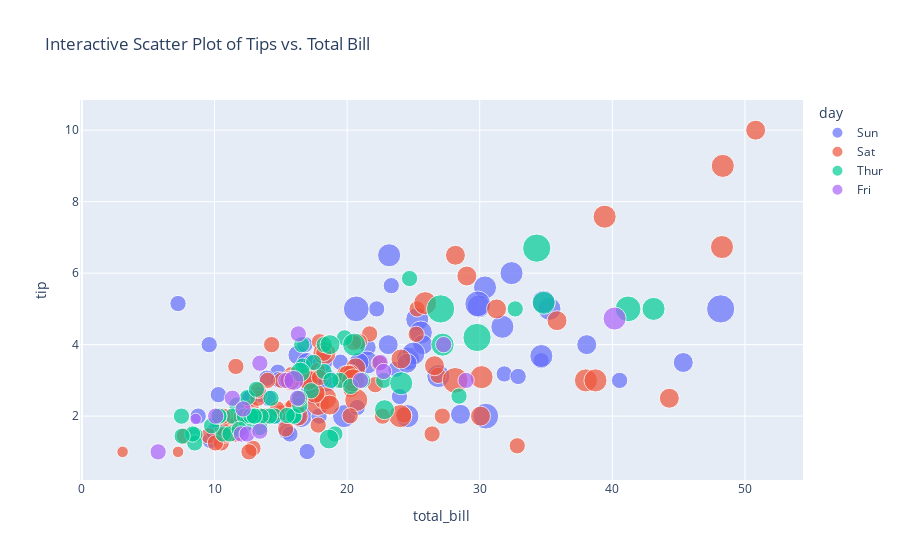

This figure's notebook cell:
### Markdown cell above
**Interactive Visualization with Plotly**

### Code cell
import plotly.express as px

# Example 4: Interactive Scatter Plot with Plotly

# Colors points based on the day of the week
# Varies the size of points based on another variable
fig = px.scatter(df, x='total_bill', y='tip', color='day', size='size',
                 title='Interactive Scatter Plot of Tips vs. Total Bill')
fig.show()

### Figure 1 — Plotly figure (JSON) as saved in the notebook; plotly's stock layout.template omitted (floating-point values rounded to 4 significant figures)
{"data": [{"hovertemplate": "day=Sun<br>total_bill=%{x}<br>tip=%{y}<br>size=%{marker.size}<extra></extra>", "legendgroup": "Sun", "marker": {"color": "#636efa", "size": [2, 3, 3, 2, 4, 4, 2, 4, 2, 2, 2, 4, 2, 4, 2, 2, 3, 3, 3, 2, 2, 2, 4, 2, 2, 4, 3, 2, 2, 2, 4, 2, 4, 2, 3, 2, 3, 2, 4, 2, 2, 3, 4, 4, 5, 6, 4, 2, 4, 4, 2, 3, 2, 2, 3, 2, 4, 2, 2, 2, 2, 2, 2, 2, 2, 4, 2, 3, 4, 2, 5, 3, 5, 3, 3, 2], "sizemode": "area", "sizeref": 0.015, "symbol": "circle"}, "mode": "markers", "name": "Sun", "orientation": "v", "showlegend": true, "type": "scatter", "x": [16.99, 10.34, 21.01, 23.68, 24.59, 25.29, 8.77, 26.88, 15.04, 14.78, 10.27, 35.26, 15.42, 18.43, 14.83, 21.58, 10.33, 16.29, 16.97, 17.46, 13.94, 9.68, 30.4, 18.29, 22.23, 32.4, 28.55, 18.04, 12.54, 10.29, 34.81, 9.94, 25.56, 19.49, 38.07, 23.95, 25.71, 17.31, 29.93, 14.07, 13.13, 17.26, 24.55, 19.77, 29.85, 48.17, 25, 13.39, 16.49, 21.5, 12.66, 16.21, 13.81, 17.51, 24.52, 20.76, 31.71, 7.25, 31.85, 16.82, 32.9, 17.89, 14.48, 9.6, 34.63, 34.65, 23.33, 45.35, 23.17, 40.55, 20.69, 20.9, 30.46, 18.15, 23.1, 15.69], "xaxis": "x", "y": [1.01, 1.66, 3.5, 3.31, 3.61, 4.71, 2, 3.12, 1.96, 3.23, 1.71, 5, 1.57, 3, 3.02, 3.92, 1.67, 3.71, 3.5, 2.54, 3.06, 1.32, 5.6, 3, 5, 6, 2.05, 3, 2.5, 2.6, 5.2, 1.56, 4.34, 3.51, 4, 2.55, 4, 3.5, 5.07, 2.5, 2, 2.74, 2, 2, 5.14, 5, 3.75, 2.61, 2, 3.5, 2.5, 2, 2, 3, 3.48, 2.24, 4.5, 5.15, 3.18, 4, 3.11, 2, 2, 4, 3.55, 3.68, 5.65, 3.5, 6.5, 3, 5, 3.5, 2, 3.5, 4, 1.5], "yaxis": "y"}, {"hovertemplate": "day=Sat<br>total_bill=%{x}<br>tip=%{y}<br>size=%{marker.size}<extra></extra>", "legendgroup": "Sat", "marker": {"color": "#EF553B", "size": [3, 2, 2, 2, 4, 2, 4, 2, 2, 2, 2, 2, 4, 2, 4, 2, 3, 3, 3, 3, 3, 3, 4, 2, 2, 4, 2, 2, 2, 4, 3, 3, 2, 1, 2, 2, 2, 3, 2, 2, 2, 2, 2, 3, 2, 2, 2, 2, 2, 2, 2, 2, 1, 2, 2, 3, 2, 3, 4, 2, 2, 3, 4, 4, 2, 3, 2, 5, 2, 2, 4, 4, 2, 2, 4, 3, 2, 2, 2, 2, 2, 2, 3, 3, 2, 2, 2], "sizemode": "area", "sizeref": 0.015, "symbol": "circle"}, "mode": "markers", "name": "Sat", "orientation": "v", "showlegend": true, "type": "scatter", "x": [20.65, 17.92, 20.29, 15.77, 39.42, 19.82, 17.81, 13.37, 12.69, 21.7, 19.65, 9.55, 18.35, 15.06, 20.69, 17.78, 24.06, 16.31, 16.93, 18.69, 31.27, 16.04, 38.01, 26.41, 11.24, 48.27, 20.29, 13.81, 11.02, 18.29, 17.59, 20.08, 16.45, 3.07, 20.23, 15.01, 12.02, 17.07, 26.86, 25.28, 14.73, 10.51, 17.92, 44.3, 22.42, 20.92, 15.36, 20.49, 25.21, 18.24, 14.31, 14, 7.25, 10.59, 10.63, 50.81, 15.81, 26.59, 38.73, 24.27, 12.76, 30.06, 25.89, 48.33, 13.27, 28.17, 12.9, 28.15, 11.59, 7.74, 30.14, 20.45, 13.28, 22.12, 24.01, 15.69, 11.61, 10.77, 15.53, 10.07, 12.6, 32.83, 35.83, 29.03, 27.18, 22.67, 17.82], "xaxis": "x", "y": [3.35, 4.08, 2.75, 2.23, 7.58, 3.18, 2.34, 2, 2, 4.3, 3, 1.45, 2.5, 3, 2.45, 3.27, 3.6, 2, 3.07, 2.31, 5, 2.24, 3, 1.5, 1.76, 6.73, 3.21, 2, 1.98, 3.76, 2.64, 3.15, 2.47, 1, 2.01, 2.09, 1.97, 3, 3.14, 5, 2.2, 1.25, 3.08, 2.5, 3.48, 4.08, 1.64, 4.06, 4.29, 3.76, 4, 3, 1, 1.61, 2, 10, 3.16, 3.41, 3, 2.03, 2.23, 2, 5.16, 9, 2.5, 6.5, 1.1, 3, 1.5, 1.44, 3.09, 3, 2.72, 2.88, 2, 3, 3.39, 1.47, 3, 1.25, 1, 1.17, 4.67, 5.92, 2, 2, 1.75], "yaxis": "y"}, {"hovertemplate": "day=Thur<br>total_bill=%{x}<br>tip=%{y}<br>size=%{marker.size}<extra></extra>", "legendgroup": "Thur", "marker": {"color": "#00cc96", "size": [4, 2, 2, 2, 2, 1, 2, 2, 4, 2, 2, 2, 2, 2, 2, 4, 2, 2, 2, 2, 2, 6, 2, 2, 2, 3, 2, 2, 2, 2, 2, 2, 2, 2, 2, 2, 2, 6, 5, 6, 2, 2, 3, 2, 2, 2, 2, 2, 2, 2, 2, 2, 4, 2, 2, 3, 2, 2, 2, 4, 3, 2], "sizemode": "area", "sizeref": 0.015, "symbol": "circle"}, "mode": "markers", "name": "Thur", "orientation": "v", "showlegend": true, "type": "scatter", "x": [27.2, 22.76, 17.29, 19.44, 16.66, 10.07, 32.68, 15.98, 34.83, 13.03, 18.28, 24.71, 21.16, 10.65, 12.43, 24.08, 11.69, 13.42, 14.26, 15.95, 12.48, 29.8, 8.52, 14.52, 11.38, 22.82, 19.08, 20.27, 11.17, 12.26, 18.26, 8.51, 10.33, 14.15, 16, 13.16, 17.47, 34.3, 41.19, 27.05, 16.43, 8.35, 18.64, 11.87, 9.78, 7.51, 19.81, 28.44, 15.48, 16.58, 7.56, 10.34, 43.11, 13, 13.51, 18.71, 12.74, 13, 16.4, 20.53, 16.47, 18.78], "xaxis": "x", "y": [4, 3, 2.71, 3, 3.4, 1.83, 5, 2.03, 5.17, 2, 4, 5.85, 3, 1.5, 1.8, 2.92, 2.31, 1.68, 2.5, 2, 2.52, 4.2, 1.48, 2, 2, 2.18, 1.5, 2.83, 1.5, 2, 3.25, 1.25, 2, 2, 2, 2.75, 3.5, 6.7, 5, 5, 2.3, 1.5, 1.36, 1.63, 1.73, 2, 4.19, 2.56, 2.02, 4, 1.44, 2, 5, 2, 2, 4, 2.01, 2, 2.5, 4, 3.23, 3], "yaxis": "y"}, {"hovertemplate": "day=Fri<br>total_bill=%{x}<br>tip=%{y}<br>size=%{marker.size}<extra></extra>", "legendgroup": "Fri", "marker": {"color": "#ab63fa", "size": [2, 2, 2, 2, 2, 4, 2, 2, 2, 2, 2, 2, 2, 2, 1, 3, 2, 2, 2], "sizemode": "area", "sizeref": 0.015, "symbol": "circle"}, "mode": "markers", "name": "Fri", "orientation": "v", "showlegend": true, "type": "scatter", "x": [28.97, 22.49, 5.75, 16.32, 22.75, 40.17, 27.28, 12.03, 21.01, 12.46, 11.35, 15.38, 12.16, 13.42, 8.58, 15.98, 13.42, 16.27, 10.09], "xaxis": "x", "y": [3, 3.5, 1, 4.3, 3.25, 4.73, 4, 1.5, 3, 1.5, 2.5, 3, 2.2, 3.48, 1.92, 3, 1.58, 2.5, 2], "yaxis": "y"}], "layout": {"legend": {"itemsizing": "constant", "title": {"text": "day"}, "tracegroupgap": 0}, "title": {"text": "Interactive Scatter Plot of Tips vs. Total Bill"}, "xaxis": {"anchor": "y", "domain": [0, 1], "title": {"text": "total_bill"}}, "yaxis": {"anchor": "x", "domain": [0, 1], "title": {"text": "tip"}}}}
